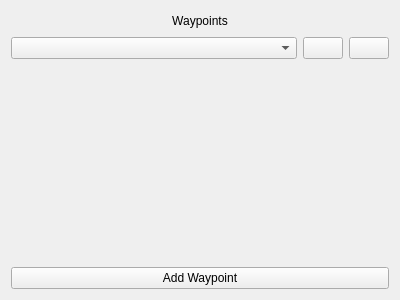
<?xml version="1.0" encoding="UTF-8"?>
<ui version="4.0">
 <class>WaypointListWidgetOuter</class>
 <widget class="QWidget" name="WaypointListWidgetOuter">
  <property name="geometry">
   <rect>
    <x>0</x>
    <y>0</y>
    <width>400</width>
    <height>300</height>
   </rect>
  </property>
  <property name="windowTitle">
   <string>Form</string>
  </property>
  <layout class="QVBoxLayout" name="verticalLayout" stretch="1,1,10,0">
   <item>
    <widget class="QLabel" name="label">
     <property name="text">
      <string>Waypoints</string>
     </property>
     <property name="alignment">
      <set>Qt::AlignCenter</set>
     </property>
    </widget>
   </item>
   <item>
    <layout class="QHBoxLayout" name="horizontalLayout" stretch="10,1,1">
     <item>
      <widget class="QComboBox" name="options"/>
     </item>
     <item>
      <widget class="QPushButton" name="add">
       <property name="text">
        <string/>
       </property>
       <property name="icon">
        <iconset resource="../resources/icons/icons.qrc">
         <normaloff>:/icons/plus.png</normaloff>:/icons/plus.png</iconset>
       </property>
      </widget>
     </item>
     <item>
      <widget class="QPushButton" name="remove">
       <property name="text">
        <string/>
       </property>
       <property name="icon">
        <iconset resource="../resources/icons/icons.qrc">
         <normaloff>:/icons/minus.png</normaloff>:/icons/minus.png</iconset>
       </property>
      </widget>
     </item>
    </layout>
   </item>
   <item>
    <widget class="rip::navigation::pathfollower::gui::WaypointListWidgetInner" name="inner" native="true"/>
   </item>
   <item>
    <widget class="QPushButton" name="add_waypoint">
     <property name="text">
      <string>Add Waypoint</string>
     </property>
     <property name="icon">
      <iconset resource="../resources/icons/icons.qrc">
       <normaloff>:/icons/plus.png</normaloff>:/icons/plus.png</iconset>
     </property>
    </widget>
   </item>
  </layout>
 </widget>
 <customwidgets>
  <customwidget>
   <class>rip::navigation::pathfollower::gui::WaypointListWidgetInner</class>
   <extends>QWidget</extends>
   <header>path_follower_gui/waypoint_list_widget_inner.hpp</header>
   <container>1</container>
  </customwidget>
 </customwidgets>
 <resources>
  <include location="../resources/icons/icons.qrc"/>
 </resources>
 <connections/>
</ui>
